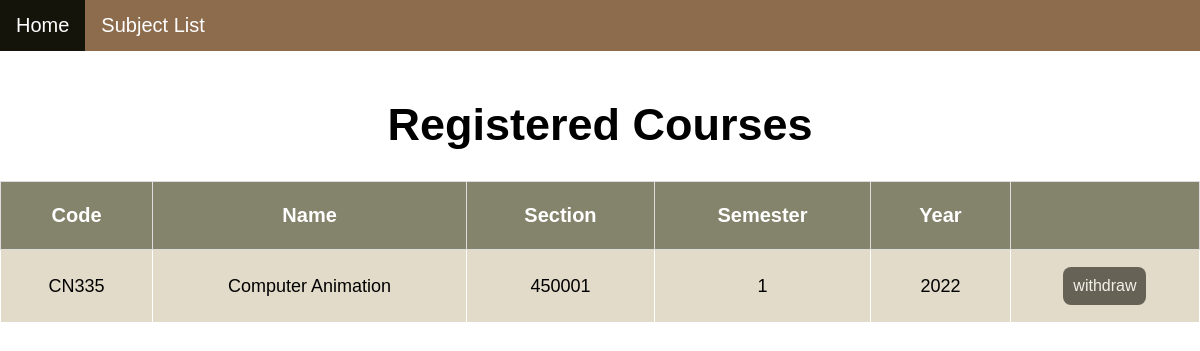
The app's page /booking/checksubreg/ (signed in) with its own data.
### booking/models.py (models this page shows, shortened)
class Booking(models.Model):
    user = models.ForeignKey(User, on_delete=models.CASCADE, default="")
    course_number = models.ForeignKey(Subject, on_delete=models.CASCADE, default="")

class Subject(models.Model):
    class_number = models.CharField(max_length=5, default="")
    subject_name = models.CharField(max_length=64, default="")
    section = models.CharField(max_length=10, default="")
    semester = models.CharField(max_length=10, default="")
    year = models.CharField(max_length=10, default="")
    capacity = models.IntegerField(default=0)
    seats = models.ManyToManyField(User , blank=True, related_name= "subjects")

### booking/views.py (the view)
# urls.py: path('checksubreg/', views.checksubreg, name= 'checksubreg'),
def checksubreg(request):
    user = User.objects.get(pk=request.user.id)
    enrolled_subjects = Booking.objects.filter(user=user)
    return render(request,'booking/booking.html', {
        'subjects': enrolled_subjects,
    })

### booking/templates/booking/booking.html (shortened to what this page needs)
{% extends 'booking/layout.html' %}
{% block body %}
<!DOCTYPE html>
<html>
<head>
</head>
<body>
    <div class="topnav">
        <a class="active" href="{% url 'index' %}">Home</a>
        <a href="{% url 'booking:index' %}">Subject List</a>
    </div>
    <br>
    <div class= style="padding-left:16px">
        <center><h1>Registered Courses</h1></center>
        {% if subjects %}
        <table>
            <tr>
                <th>Code</th>
                <th>Name</th>
                <th>Section</th>
                <th>Semester</th>
                <th>Year</th>
                <th></th>
            </tr>
            {% for subject in subjects %}
            <tr>
                <td>{{ subject.course_number.class_number }}</td>
                <td>{{ subject.course_number.subject_name }}</td>
                <td>{{ subject.course_number.section }}</td>
                <td>{{ subject.course_number.semester }}</td>
                <td>{{ subject.course_number.year }}</td>
                <td>
                    <form action="{% url 'booking:withdraw' subject.course_number.id %}" method="post" >
                        <button class="button" type="submit">withdraw</button>
                    </form>
                </td>
            </tr>
            {% empty %}
                <p> No registered courese. </p>
            {% endfor %}
        </table>
    {% endif %}
    </div>
</body>
</html>
{% endblock %}

### booking/templates/booking/booking.html (style rules this page uses)
body { margin: 0; font-family: Calibri, Helvetica, sans-serif; }
.topnav { overflow: hidden; background-color: #8c6c4d; }
.topnav a { float: left; color: white; text-align: center; padding: 14px 16px; text-decoration: none; font-size: 20px; }
.topnav a.active { background-color: #14140b; color: white; }
h1 { font-size: 45px; }
table { border-collapse: collapse; border-spacing: 0; width: 100%; border: 1px solid white; }
th { border: 1px solid #ddd; border-collapse: collapse; text-align: center; padding: 22px; background-color: #84846d; color: white; font-size: 20px; }
td { border: 1px solid white; border-collapse: collapse; text-align: center; padding: 16px; font-size: 18px; }
tr:nth-child(even) { background-color: #e2dbc9; }
tr:nth-child(odd) { background-color: #d4c3ac; }
.button { background-color: #14120b; border: none; border-radius: 8px; color: white; padding: 10px; text-align: center; font-size: 16px; margin: 1px; opacity: 0.6; transition: 0.3s; display: inline-block; text-decoration: none; cursor: pointer; }

### records on screen
Booking: course_number.class_number "CN335", course_number.subject_name "Computer Animation", course_number.section "450001", course_number.semester "1", course_number.year "2022"
